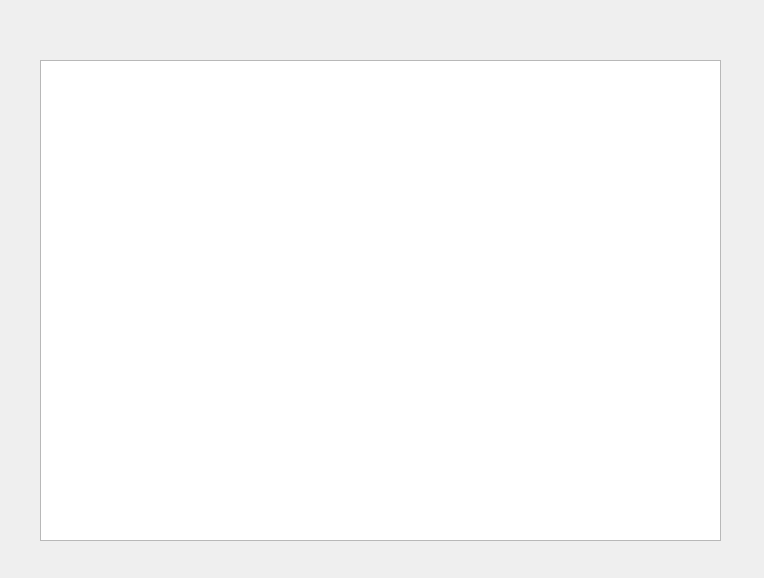
<?xml version="1.0" encoding="UTF-8"?>
<ui version="4.0">
 <class>AlertQueryDialog</class>
 <widget class="QDialog" name="AlertQueryDialog">
  <property name="geometry">
   <rect>
    <x>0</x>
    <y>0</y>
    <width>764</width>
    <height>578</height>
   </rect>
  </property>
  <property name="windowTitle">
   <string>Dialog</string>
  </property>
  <widget class="QTableView" name="alertTableView">
   <property name="geometry">
    <rect>
     <x>40</x>
     <y>60</y>
     <width>681</width>
     <height>481</height>
    </rect>
   </property>
  </widget>
 </widget>
 <resources/>
 <connections/>
</ui>
